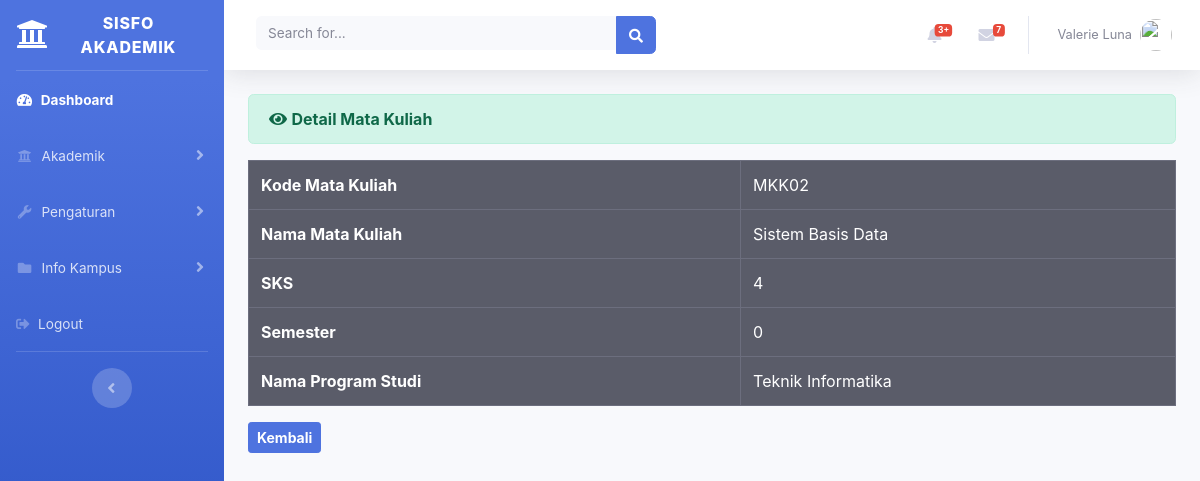
The app's page /administrator/matakuliah/detail/MKK02 with its own data.
### tables this page shows
CREATE TABLE `matakuliah` (
  `kode_matakuliah` varchar(10) NOT NULL,
  `nama_matakuliah` varchar(100) NOT NULL,
  `sks` int(5) NOT NULL,
  `semester` int(10) NOT NULL,
  `nama_prodi` varchar(100) NOT NULL
);

### application/controllers/administrator/Matakuliah.php (called while the page is built, shortened)
<?php
	class Matakuliah extends CI_Controller {
		public function detail($kode) {
			$data['detail'] = $this->matakuliah_model->ambil_kode_matakuliah($kode);
			$this->load->view('templates_administrator/header');
			$this->load->view('templates_administrator/sidebar');
			$this->load->view('administrator/matakuliah_detail', $data);
			$this->load->view('templates_administrator/footer');
		}
	}
?>

### index.php (called while the page is built, shortened)
<?php
require_once BASEPATH.'core/CodeIgniter.php';

### application/models/Matakuliah_model.php (called while the page is built, shortened)
<?php
	class Matakuliah_model extends CI_Model {
		public function ambil_kode_matakuliah($kode) {
			$result = $this->db->where('kode_matakuliah', $kode)->get('matakuliah');
			if ($result->num_rows() > 0) {
				return $result->result();
			} else {
				return FALSE;
			}
		}
	}
?>

### application/views/administrator/matakuliah_detail.php (the view)
<div class="container-fluid">
	<div class="alert alert-success" role="alert">
    	<i class="fa fa-eye"></i>
    	<b>Detail Mata Kuliah</b>
  	</div>
  	<table class="table table-bordered table-hover table-dark">
  		<?php foreach ($detail as $dt) : ?>
 		<tr>
 			<th>Kode Mata Kuliah</th>
 			<td><?=$dt->kode_matakuliah?></td>
 		</tr>
 		<tr>
 			<th>Nama Mata Kuliah</th>
 			<td><?=$dt->nama_matakuliah?></td>
 		</tr>
 		<tr>
 			<th>SKS</th>
 			<td><?=$dt->sks?></td>
 		</tr>
 		<tr>
 			<th>Semester</th>
 			<td><?=$dt->semester?></td>
 		</tr>
 		<tr>
 			<th>Nama Program Studi</th>
 			<td><?=$dt->nama_prodi?></td>
 		</tr>
 		<?php endforeach; ?>
  	</table>
  	<?=anchor('administrator/matakuliah','<div class="btn btn-primary btn-sm"><b>Kembali</b></div>')?>
</div>

### records on screen
matakuliah: kode_matakuliah "MKK02", nama_matakuliah "Sistem Basis Data", sks "4", semester "0", nama_prodi "Teknik Informatika"
